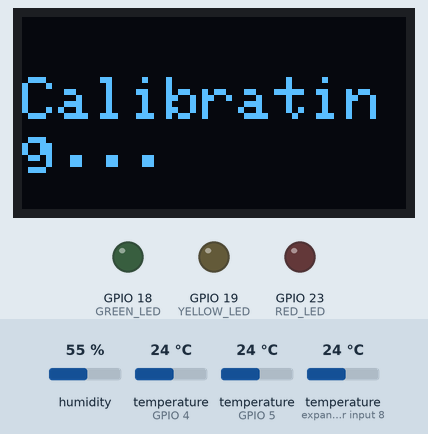
Bench run of a sketch on a simulated ESP32. Shown: 128×64 one-colour display, output pins drawn as LEDs (lit = HIGH). The test bench sets the inputs (shaded band); at power-on: humidity 55 %, temperature (sensors on GPIO 4, GPIO 5, expander input 8) 24 °C. The OLED is the two-colour kind (top 16 rows yellow); WiFi joins after 1.5 s; servers stay silent unless stated; what the sketch prints to the serial monitor is not drawn.

Above: at 2.9 s.
At 20.9 s:
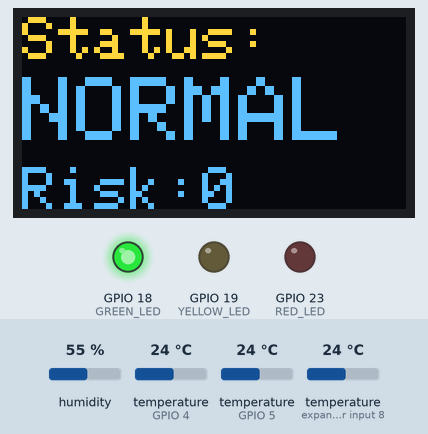
Timing chart, 0 to 22.4 s (numbered marks = the images above):
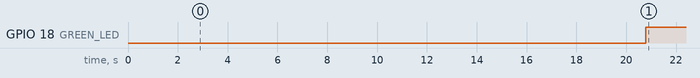

Measured:
- by itself, GPIO 18 (GREEN_LED): LOW → HIGH at 20.8 s
- what the display in image 0 shows lasts 18.0 s, from 2.8 s to 20.8 s

The sketch:

Wound_Infection_Detection.ino
```cpp
#include <WiFi.h>
#include <WebServer.h>
#include <OneWire.h>
#include <DallasTemperature.h>
#include <DHT.h>
#include <Wire.h>
#include <Adafruit_GFX.h>
#include <Adafruit_SSD1306.h>

// ---------------- WIFI ----------------
const char* ssid = "Nothing 2a plus";
const char* password = "14042007";

// ---------------- WEB SERVER ----------------
WebServer server(80);

// ---------------- OLED ----------------
#define SCREEN_WIDTH 128
#define SCREEN_HEIGHT 64
Adafruit_SSD1306 display(SCREEN_WIDTH, SCREEN_HEIGHT, &Wire, -1);

// ---------------- PIN CONFIG ----------------
#define ONE_WIRE_BUS 4
#define DHTPIN 5
#define DHTTYPE DHT22

#define GREEN_LED 18
#define YELLOW_LED 19
#define RED_LED 23

// ---------------- OBJECTS ----------------
OneWire oneWire(ONE_WIRE_BUS);
DallasTemperature sensors(&oneWire);
DHT dht(DHTPIN, DHTTYPE);

// ---------------- BASELINE ----------------
#define WINDOW_SIZE 10
float humidityHistory[WINDOW_SIZE];
float tempHistory[WINDOW_SIZE];

int indexVal = 0;
bool bufferFilled = false;
bool calibrationDone = false;

float baselineHumidity = 65.0;
float baselineDeltaT = 0.0;

// ---------------- VARIABLES ----------------
float Tw, Ta, H;
float deltaT, humidity_dev, deltaT_dev;

float prevDeltaT = 0;
int riseCount = 0;
int trend = 0;

String statusText = "CALIBRATING";
int riskScore = 0;

// ---------------- GRAPH HISTORY ----------------
#define HISTORY_SIZE 20
float woundTempSeries[HISTORY_SIZE];
float humiditySeries[HISTORY_SIZE];
int riskSeries[HISTORY_SIZE];
int historyIndex = 0;
bool historyFilled = false;

// ---------------- AI MODEL ----------------
String predictStatus(float deltaT_dev, float humidity_dev, int trend) {
  if (humidity_dev <= 4.5) return "NORMAL";
  else if (deltaT_dev <= 3.45) return "WARNING";
  else return "CRITICAL";
}

// ---------------- RISK ----------------
int calculateRisk(float deltaT_dev, float humidity_dev, int trend) {
  float risk = (deltaT_dev * 10) + (humidity_dev * 2) + (trend * 20);
  if (risk > 100) risk = 100;
  if (risk < 0) risk = 0;
  return (int)risk;
}

// ---------------- LED ----------------
void updateLED(String status) {
  digitalWrite(GREEN_LED, status == "NORMAL" ? HIGH : LOW);
  digitalWrite(YELLOW_LED, status == "WARNING" ? HIGH : LOW);
  digitalWrite(RED_LED, status == "CRITICAL" ? HIGH : LOW);
}

// ---------------- STORE GRAPH DATA ----------------
void storeHistory(float wt, float hum, int risk) {
  woundTempSeries[historyIndex] = wt;
  humiditySeries[historyIndex] = hum;
  riskSeries[historyIndex] = risk;

  historyIndex++;
  if (historyIndex >= HISTORY_SIZE) {
    historyIndex = 0;
    historyFilled = true;
  }
}

// ---------------- JSON FOR CHARTS ----------------
String floatArrayToJS(float arr[], int size) {
  String s = "[";
  int count = historyFilled ? size : historyIndex;
  for (int i = 0; i < count; i++) {
    int idx = historyFilled ? (historyIndex + i) % size : i;
    s += String(arr[idx], 1);
    if (i < count - 1) s += ",";
  }
  s += "]";
  return s;
}

String intArrayToJS(int arr[], int size) {
  String s = "[";
  int count = historyFilled ? size : historyIndex;
  for (int i = 0; i < count; i++) {
    int idx = historyFilled ? (historyIndex + i) % size : i;
    s += String(arr[idx]);
    if (i < count - 1) s += ",";
  }
  s += "]";
  return s;
}

// ---------------- DASHBOARD PAGE ----------------
String getHTML() {
  String statusColor = "#64748b";
  if (statusText == "NORMAL") statusColor = "#16a34a";
  else if (statusText == "WARNING") statusColor = "#eab308";
  else if (statusText == "CRITICAL") statusColor = "#dc2626";
  else if (statusText == "CALIBRATING") statusColor = "#2563eb";

  String woundJS = floatArrayToJS(woundTempSeries, HISTORY_SIZE);
  String humJS = floatArrayToJS(humiditySeries, HISTORY_SIZE);
  String riskJS = intArrayToJS(riskSeries, HISTORY_SIZE);
  int pointsCount = historyFilled ? HISTORY_SIZE : historyIndex;

  String html = R"rawliteral(
<!DOCTYPE html>
<html>
<head>
<meta name="viewport" content="width=device-width, initial-scale=1">
<title>Wound Monitor</title>
<script src="https://cdn.jsdelivr.net/npm/chart.js"></script>
<style>
body{
  margin:0;
  font-family:Arial,sans-serif;
  background:#f3f6fb;
  color:#111827;
}
.container{
  max-width:950px;
  margin:0 auto;
  padding:18px;
}
.header{
  display:flex;
  justify-content:space-between;
  align-items:center;
  margin-bottom:18px;
  flex-wrap:wrap;
  gap:12px;
}
.title{
  font-size:28px;
  font-weight:700;
}
.sub{
  color:#6b7280;
  font-size:14px;
}
.status{
  padding:14px 22px;
  border-radius:16px;
  color:white;
  font-weight:700;
  font-size:18px;
  background:)rawliteral" + statusColor + R"rawliteral(;
}
.grid{
  display:grid;
  grid-template-columns:repeat(auto-fit,minmax(180px,1fr));
  gap:14px;
  margin-bottom:18px;
}
.card{
  background:white;
  border-radius:18px;
  padding:16px;
  box-shadow:0 4px 16px rgba(0,0,0,0.08);
}
.label{
  color:#6b7280;
  font-size:13px;
  margin-bottom:8px;
}
.value{
  font-size:24px;
  font-weight:700;
}
.chart-card{
  background:white;
  border-radius:18px;
  padding:16px;
  box-shadow:0 4px 16px rgba(0,0,0,0.08);
  margin-bottom:16px;
}
.footer{
  text-align:center;
  color:#6b7280;
  font-size:12px;
  margin-top:10px;
}
canvas{
  width:100% !important;
  height:280px !important;
}
</style>
<script>
setTimeout(function(){ location.reload(); }, 2000);
</script>
</head>
<body>
<div class="container">
  <div class="header">
    <div>
      <div class="title">Wound Monitoring Dashboard</div>
      <div class="sub">ESP32 Edge AI System</div>
    </div>
    <div class="status">)rawliteral" + statusText + R"rawliteral(</div>
  </div>

  <div class="grid">
    <div class="card"><div class="label">Risk Score</div><div class="value">)rawliteral" + String(riskScore) + R"rawliteral(/100</div></div>
    <div class="card"><div class="label">Wound Temp</div><div class="value">)rawliteral" + String(Tw,1) + R"rawliteral( °C</div></div>
    <div class="card"><div class="label">Ambient Temp</div><div class="value">)rawliteral" + String(Ta,1) + R"rawliteral( °C</div></div>
    <div class="card"><div class="label">Humidity</div><div class="value">)rawliteral" + String(H,1) + R"rawliteral( %</div></div>
    <div class="card"><div class="label">DeltaT</div><div class="value">)rawliteral" + String(deltaT,2) + R"rawliteral(</div></div>
    <div class="card"><div class="label">DeltaT Dev</div><div class="value">)rawliteral" + String(deltaT_dev,2) + R"rawliteral(</div></div>
    <div class="card"><div class="label">Humidity Dev</div><div class="value">)rawliteral" + String(humidity_dev,2) + R"rawliteral(</div></div>
    <div class="card"><div class="label">Trend</div><div class="value">)rawliteral" + String(trend) + R"rawliteral(</div></div>
    <div class="card"><div class="label">Baseline H</div><div class="value">)rawliteral" + String(baselineHumidity,1) + R"rawliteral(</div></div>
    <div class="card"><div class="label">Baseline dT</div><div class="value">)rawliteral" + String(baselineDeltaT,2) + R"rawliteral(</div></div>
  </div>

  <div class="chart-card">
    <div class="label">Wound Temperature Trend</div>
    <canvas id="woundChart"></canvas>
  </div>

  <div class="chart-card">
    <div class="label">Humidity Trend</div>
    <canvas id="humidityChart"></canvas>
  </div>

  <div class="chart-card">
    <div class="label">Risk Score Trend</div>
    <canvas id="riskChart"></canvas>
  </div>

  <div class="footer">Live refresh every 2 seconds</div>
</div>

<script>
const labels = Array.from({length: )rawliteral" + String(pointsCount) + R"rawliteral(}, (_, i) => i + 1);

new Chart(document.getElementById('woundChart'), {
  type: 'line',
  data: {
    labels: labels,
    datasets: [{
      label: 'Wound Temp',
      data: )rawliteral" + woundJS + R"rawliteral(,
      borderWidth: 2,
      tension: 0.35
    }]
  },
  options: { responsive: true, maintainAspectRatio: false }
});

new Chart(document.getElementById('humidityChart'), {
  type: 'line',
  data: {
    labels: labels,
    datasets: [{
      label: 'Humidity',
      data: )rawliteral" + humJS + R"rawliteral(,
      borderWidth: 2,
      tension: 0.35
    }]
  },
  options: { responsive: true, maintainAspectRatio: false }
});

new Chart(document.getElementById('riskChart'), {
  type: 'line',
  data: {
    labels: labels,
    datasets: [{
      label: 'Risk Score',
      data: )rawliteral" + riskJS + R"rawliteral(,
      borderWidth: 2,
      tension: 0.35
    }]
  },
  options: { responsive: true, maintainAspectRatio: false }
});
</script>
</body>
</html>
)rawliteral";

  return html;
}

// ---------------- WEB ----------------
void handleRoot() {
  server.send(200, "text/html", getHTML());
}

// ---------------- SYSTEM UPDATE ----------------
void updateSystem() {
  sensors.requestTemperatures();
  Tw = sensors.getTempCByIndex(0);
  Ta = sensors.getTempCByIndex(1);
  H = dht.readHumidity();

  if (isnan(H) || Tw == -127 || Ta == -127) {
    Serial.println("Sensor Error!");
    return;
  }

  deltaT = Tw - Ta;

  humidityHistory[indexVal] = H;
  tempHistory[indexVal] = deltaT;

  indexVal++;
  if (indexVal >= WINDOW_SIZE) {
    indexVal = 0;
    bufferFilled = true;
  }

  // ---- CALIBRATION ----
  if (!bufferFilled) {
    statusText = "CALIBRATING";
    riskScore = 0;

    Serial.println("Calibrating... Please wait");
    Serial.print("Humidity: "); Serial.println(H);
    Serial.print("DeltaT: "); Serial.println(deltaT);
    Serial.println("-------------------------");

    display.clearDisplay();
    display.setTextSize(2);
    display.setCursor(0, 20);
    display.println("Calibrating...");
    display.display();

    updateLED("OFF");
    return;
  }

  float sumH = 0, sumT = 0;
  for (int i = 0; i < WINDOW_SIZE; i++) {
    sumH += humidityHistory[i];
    sumT += tempHistory[i];
  }

  baselineHumidity = sumH / WINDOW_SIZE;
  baselineDeltaT = sumT / WINDOW_SIZE;

  if (!calibrationDone) {
    Serial.println("Calibration Complete ✅");
    Serial.print("Baseline Humidity: ");
    Serial.println(baselineHumidity);
    Serial.print("Baseline DeltaT: ");
    Serial.println(baselineDeltaT);
    Serial.println("=========================");
    calibrationDone = true;
  }

  humidity_dev = H - baselineHumidity;
  deltaT_dev = deltaT - baselineDeltaT;

  if (deltaT_dev > prevDeltaT) riseCount++;
  else riseCount = 0;

  trend = (riseCount >= 3) ? 1 : 0;
  prevDeltaT = deltaT_dev;

  statusText = predictStatus(deltaT_dev, humidity_dev, trend);
  riskScore = calculateRisk(deltaT_dev, humidity_dev, trend);

  updateLED(statusText);
  storeHistory(Tw, H, riskScore);

  // ---- SERIAL OUTPUT ----
  Serial.println("---------------");
  Serial.print("Tw: "); Serial.println(Tw);
  Serial.print("Ta: "); Serial.println(Ta);
  Serial.print("Humidity: "); Serial.println(H);

  Serial.print("Baseline Humidity: "); Serial.println(baselineHumidity);
  Serial.print("Baseline DeltaT: "); Serial.println(baselineDeltaT);

  Serial.print("DeltaT: "); Serial.println(deltaT);
  Serial.print("DeltaT_dev: "); Serial.println(deltaT_dev);
  Serial.print("Humidity_dev: "); Serial.println(humidity_dev);

  Serial.print("Trend: "); Serial.println(trend);
  Serial.print("STATUS: "); Serial.println(statusText);
  Serial.print("Risk Score: "); Serial.println(riskScore);
  Serial.println("=========================");

  // ---- OLED (ONLY STATUS + RISK) ----
  display.clearDisplay();

  display.setTextSize(2);
  display.setCursor(0, 0);
  display.print("Status:");

  display.setTextSize(3);
  display.setCursor(0, 20);
  display.println(statusText);

  display.setTextSize(2);
  display.setCursor(0, 50);
  display.print("Risk:");
  display.print(riskScore);

  display.display();
}

// ---------------- SETUP ----------------
void setup() {
  Serial.begin(115200);

  sensors.begin();
  dht.begin();

  pinMode(GREEN_LED, OUTPUT);
  pinMode(YELLOW_LED, OUTPUT);
  pinMode(RED_LED, OUTPUT);

  digitalWrite(GREEN_LED, LOW);
  digitalWrite(YELLOW_LED, LOW);
  digitalWrite(RED_LED, LOW);

  if (!display.begin(SSD1306_SWITCHCAPVCC, 0x3C)) {
    Serial.println("OLED failed");
    while (true);
  }

  display.clearDisplay();
  display.setTextColor(WHITE);

  Serial.println("System Starting...");

  WiFi.begin(ssid, password);
  Serial.print("Connecting to WiFi");

  while (WiFi.status() != WL_CONNECTED) {
    delay(500);
    Serial.print(".");
  }

  Serial.println();
  Serial.println("WiFi Connected ✅");
  Serial.print("IP Address: ");
  Serial.println(WiFi.localIP());

  server.on("/", handleRoot);
  server.begin();

  Serial.println("Web Dashboard Started ✅");
}

// ---------------- LOOP ----------------
void loop() {
  server.handleClient();

  static unsigned long lastUpdate = 0;
  if (millis() - lastUpdate >= 2000) {
    lastUpdate = millis();
    updateSystem();
  }
}
```
